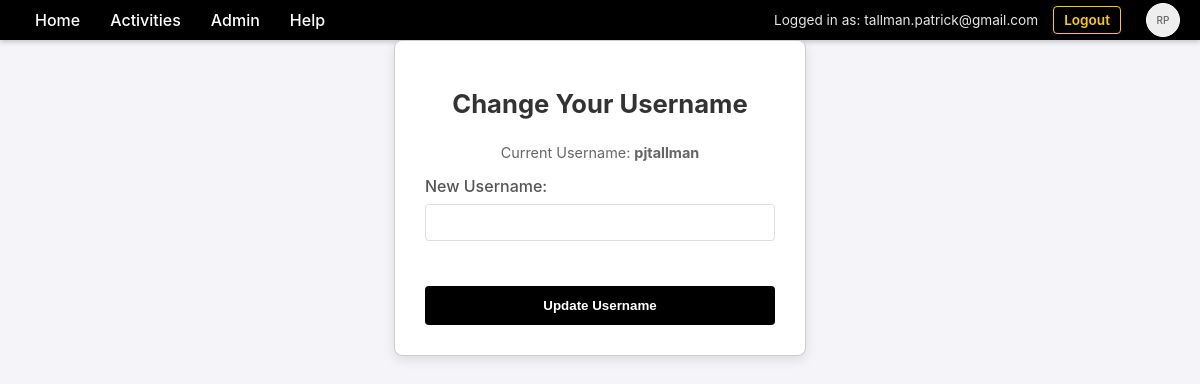
The app's page /settings/user/change-username (signed in) with its own data.
### database.py (models this page shows)
class Role(Base):
    __tablename__ = "roles"
    id = Column(Integer, primary_key=True, index=True)
    name = Column(String, unique=True, index=True)
    description = Column(String)
    users = relationship("User", secondary=user_roles, back_populates="roles")
    permissions = relationship("Permission", back_populates="role", cascade="all, delete-orphan")

class User(Base):
    __tablename__ = "users"
    id = Column(Integer, primary_key=True, index=True)
    username = Column(String, unique=True, index=True)
    email = Column(String, unique=True, index=True)
    hashed_password = Column(String, nullable=True)
    is_authorized = Column(Boolean, default=True)
    force_password_change = Column(Boolean, default=False)
    provider = Column(String, default="local")
    profile_json = Column(Text, nullable=True)
    photo_url = Column(String, nullable=True)
    settings = relationship("UserSetting", back_populates="user", cascade="all, delete-orphan")
    roles = relationship("Role", secondary=user_roles, back_populates="users")
    permissions = relationship("Permission", back_populates="user", cascade="all, delete-orphan")

### main.py (the view)
@app.get("/settings/user/change-username", response_class=HTMLResponse, tags=[PageType.SETTINGS])
async def user_change_username_page(
    request: Request,
    accept_language: str = Header(None),
    user: User = Depends(check_page_permission),
):
    t = get_text(accept_language)
    return templates.TemplateResponse(request, "user_change_username.html", {"t": t, "user": user})

### templates/user_change_username.html (shortened to what this page needs)
{% extends "base.html" %}
{% block content %}
    <div class="login-container" style="max-width: 400px; margin: 0 auto;">
        <h1>{{ t.heading_change_your_username }}</h1>
        <p>{{ t.label_current_username }}: <strong>{{ user.username }}</strong></p>
        <form action="/settings/user/change-username" method="post">
            <label>{{ t.label_new_username or 'New Username:' }}</label>
            <input type="text" name="new_username" required>
            <br><br>
            <button type="submit">{{ t.btn_update_username }}</button>
        </form>
    </div>
{% endblock %}

### templates/base.html (shortened to what this page needs)
<!DOCTYPE html>
<html>
<head>
    <link rel="stylesheet" href="/static/css/style.css">
</head>
<body>
    <div class="menu-bar">
        <div class="menu-item" data-href="/">{{ t.item_home or 'Home' }}</div>
        <div class="menu-item">{{ t.menu_activities or 'Activities' }}
        </div>
        {% if user and 'Admin' in user.roles | map(attribute='name') %}
        <div class="menu-item">{{ t.menu_admin or 'Admin' }}
        </div>
        {% endif %}
        <div class="menu-item">{{ t.menu_help }}
        </div>
        <div class="user-info">
            {% if user %}
                <span>{{ t.msg_logged_in_as }} {{ user.email }}</span>
                <a href="/logout" style="margin-right: 15px;">{{ t.nav_logout }}</a>
                <div class="menu-item" style="padding: 0;">
                    {% if user.photo_url %}
                        <img src="{{ user.photo_url }}" class="user-photo" alt="User Photo">
                    {% else %}
                        <div class="user-photo" style="display: flex; align-items: center; justify-content: center; font-size: 10px; color: #666;">
                            RP
                        </div>
                    {% endif %}
                </div>
            {% else %}
                <a href="/login">{{ t.nav_login }}</a>
                <a href="/register">{{ t.nav_register }}</a>
            {% endif %}
        </div>
    </div>
    <div class="content">
        {% block content %}{% endblock %}
    </div>
</body>
</html>

### static/css/style.css (style rules this page uses)
body { font-family: -apple-system, BlinkMacSystemFont, "Segoe UI", Roboto, Helvetica, Arial, sans-serif; margin: 0; padding: 0; background-color: #f4f4f9; }
.menu-bar { background-color: #000000; color: #ffffff; display: flex; padding: 0 20px; align-items: stretch; box-shadow: 0 2px 5px rgba(0,0,0,0.2); height: 40px; }
.menu-item { position: relative; padding: 0 15px; cursor: pointer; font-weight: 500; display: flex; align-items: center; }
.content { padding: 0; width: 100%; margin: 0; }
.login-container, .register-container { width: 350px; margin: 100px auto; padding: 30px; border: 1px solid #ccc; border-radius: 8px; background-color: #ffffff; box-shadow: 0 4px 12px rgba(0,0,0,0.1); }
.login-container h1, .register-container h1 { text-align: center; font-size: 1.6em; margin-bottom: 25px; color: #333; }
.login-container label, .register-container label { display: block; margin-top: 15px; font-weight: 500; color: #555; }
.login-container input, .register-container input { width: 100%; padding: 10px; margin-top: 8px; border: 1px solid #ddd; border-radius: 4px; box-sizing: border-box; }
.login-container button, .register-container button { width: 100%; padding: 12px; margin-top: 25px; background-color: #000000; color: white; border: none; border-radius: 4px; cursor: pointer; font-weight: 600; }
.login-container p, .register-container p { text-align: center; margin-top: 20px; font-size: 0.9em; color: #666; }
.user-info { margin-left: auto; display: flex; align-items: center; color: white; font-size: 0.85em; }
.user-info span { margin-right: 15px; opacity: 0.9; }
.user-info a { color: #ffcc00; font-weight: 600; text-decoration: none; padding: 5px 10px; border: 1px solid #ffcc00; border-radius: 4px; }
.user-photo { width: 32px; height: 32px; border-radius: 50%; background: #eee; margin-left: 10px; object-fit: cover; border: 1px solid #fff; }

### records on screen
Role: name "Admin"
User: email "tallman.patrick@gmail.com", username "pjtallman"

### other values on screen
{{ t.item_home or 'Home' }} "Home"
{{ t.menu_activities or 'Activities' }} "Activities"
{{ t.menu_help }} "Help"
{{ t.msg_logged_in_as }} "Logged in as:"
{{ t.nav_logout }} "Logout"
{{ t.heading_change_your_username }} "Change Your Username"
{{ t.label_current_username }} "Current Username"
{{ t.label_new_username or 'New Username:' }} "New Username:"
{{ t.btn_update_username }} "Update Username"
